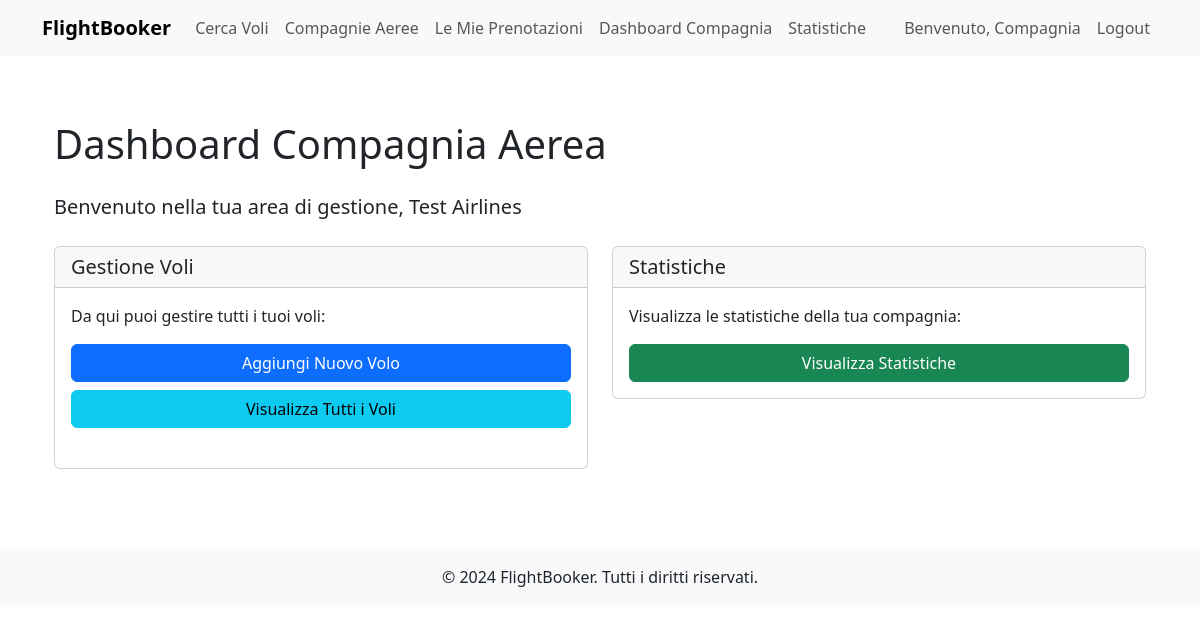
/airline/dashboard (signed in), run on the app's committed database.
### app/models.py (models this page shows, shortened)
class Utente(db.Model, UserMixin):
    __tablename__ = 'utente'
    id = db.Column(db.Integer, primary_key=True)
    email = db.Column(db.String(120), unique=True, nullable=False)
    password = db.Column(db.String(256), nullable=False)
    nome = db.Column(db.String(100), nullable=False)
    cognome = db.Column(db.String(100), nullable=False)
    is_airline = db.Column(db.Boolean, default=False)
    data_registrazione = db.Column(db.DateTime, default=datetime.utcnow)
    compagnia = db.relationship('CompagniaAerea', back_populates='utente', uselist=False)
    prenotazioni = db.relationship('Prenotazione', back_populates='utente', cascade='all, delete-orphan')
    biglietti = db.relationship('Biglietto', back_populates='passeggero', foreign_keys='Biglietto.passeggero_id')

class CompagniaAerea(db.Model):
    __tablename__ = 'compagnia_aerea'
    id = db.Column(db.Integer, primary_key=True)
    utente_id = db.Column(db.Integer, db.ForeignKey('utente.id'), unique=True, nullable=False)
    nome_compagnia = db.Column(db.String(100), nullable=False)
    codice_iata = db.Column(db.String(2), unique=True, nullable=True)
    sede_legale = db.Column(db.String(200), nullable=True)
    utente = db.relationship('Utente', back_populates='compagnia')
    voli = db.relationship('Volo', back_populates='compagnia', cascade='all, delete-orphan')

### app/routes/airline.py (the view)
@airline.route('/dashboard')
@login_required
def dashboard():
    if not current_user.is_airline:
        flash('Accesso non autorizzato', 'error')
        return redirect(url_for('main.index'))
    voli = Volo.query.filter_by(compagnia_id=current_user.compagnia.id).all()
    totale_passeggeri = Biglietto.query.join(Volo).filter(
        Volo.compagnia_id == current_user.compagnia.id
    ).count()
    guadagno_totale = db.session.query(func.sum(Biglietto.prezzo)).join(Volo).filter(
        Volo.compagnia_id == current_user.compagnia.id
    ).scalar() or 0
    return render_template('airline/dashboard.html',
                         voli=voli,
                         totale_passeggeri=totale_passeggeri,
                         guadagno_totale=guadagno_totale)

### app/models.py (called while the page is built)
@login_manager.user_loader
def load_user(user_id):
    return Utente.query.get(int(user_id))

### app/templates/airline/dashboard.html (shortened to what this page needs)
{% extends "base.html" %}
{% block content %}
<div class="container mt-4">
    <div class="row">
        <div class="col-12">
            <h1 class="mb-4">Dashboard Compagnia Aerea</h1>
            <p class="lead">Benvenuto nella tua area di gestione, {{ current_user.compagnia.nome_compagnia }}</p>
            <div class="row mt-4">
                <div class="col-md-6">
                    <div class="card mb-4">
                        <div class="card-header">
                            <h5 class="card-title mb-0">Gestione Voli</h5>
                        </div>
                        <div class="card-body">
                            <p>Da qui puoi gestire tutti i tuoi voli:</p>
                            <ul class="list-unstyled">
                                <li><a href="{{ url_for('airline.nuovo_volo') }}" class="btn btn-primary mb-2 w-100">Aggiungi Nuovo Volo</a></li>
                                <li><a href="{{ url_for('airline.lista_voli') }}" class="btn btn-info mb-2 w-100">Visualizza Tutti i Voli</a></li>
                            </ul>
                        </div>
                    </div>
                </div>
                <div class="col-md-6">
                    <div class="card mb-4">
                        <div class="card-header">
                            <h5 class="card-title mb-0">Statistiche</h5>
                        </div>
                        <div class="card-body">
                            <p>Visualizza le statistiche della tua compagnia:</p>
                            <a href="{{ url_for('main.visualizza_statistiche', compagnia_id=current_user.compagnia.id) }}" class="btn btn-success w-100">Visualizza Statistiche</a>
                        </div>
                    </div>
                </div>
            </div>
        </div>
    </div>
</div>
{% endblock %}

### app/templates/base.html (shortened to what this page needs)
<!DOCTYPE html>
<html lang="it">
<head>
    <link href="https://cdn.jsdelivr.net/npm/bootstrap@5.3.0/dist/css/bootstrap.min.css" rel="stylesheet">
</head>
<body>
    <nav class="navbar navbar-expand-lg navbar-light bg-light">
        <div class="container">
            <a class="navbar-brand" href="{{ url_for('main.index') }}">FlightBooker</a>
            <div class="collapse navbar-collapse" id="navbarNav">
                <ul class="navbar-nav me-auto">
                    <li class="nav-item">
                        <a class="nav-link" href="{{ url_for('main.cerca_voli') }}">Cerca Voli</a>
                    </li>
                    <li class="nav-item">
                        <a class="nav-link" href="{{ url_for('main.lista_compagnie') }}">Compagnie Aeree</a>
                    </li>
                    {% if current_user.is_authenticated %}
                        <li class="nav-item">
                            <a class="nav-link" href="{{ url_for('main.le_mie_prenotazioni') }}">Le Mie Prenotazioni</a>
                        </li>
                        {% if current_user.is_airline %}
                            <li class="nav-item">
                                <a class="nav-link" href="{{ url_for('airline.dashboard') }}">
                                    Dashboard Compagnia
                                </a>
                            </li>
                            <li class="nav-item">
                                <a class="nav-link" href="{{ url_for('main.visualizza_statistiche', compagnia_id=current_user.compagnia.id) }}">
                                    Statistiche
                                </a>
                            </li>
                        {% endif %}
                    {% endif %}
                </ul>
                <ul class="navbar-nav">
                    {% if current_user.is_authenticated %}
                        <li class="nav-item">
                            <span class="nav-link">Benvenuto, {{ current_user.nome }}</span>
                        </li>
                        <li class="nav-item">
                            <a class="nav-link" href="{{ url_for('auth.logout') }}">Logout</a>
                        </li>
                    {% endif %}
                </ul>
            </div>
        </div>
    </nav>
    <main class="container py-4">
        {% block content %}{% endblock %}
    </main>
    <footer class="footer">
        <div class="container text-center">
            <p class="mb-0">&copy; 2024 FlightBooker. Tutti i diritti riservati.</p>
        </div>
    </footer>
</body>
</html>

### app/templates/base.html (style rules this page uses)
.navbar-brand { font-weight: bold; }
.footer { margin-top: 2rem; padding: 1rem 0; background-color: #f8f9fa; }

### data on the page
Utente: nome "Compagnia"
CompagniaAerea: compagnia.nome_compagnia "Test Airlines"
